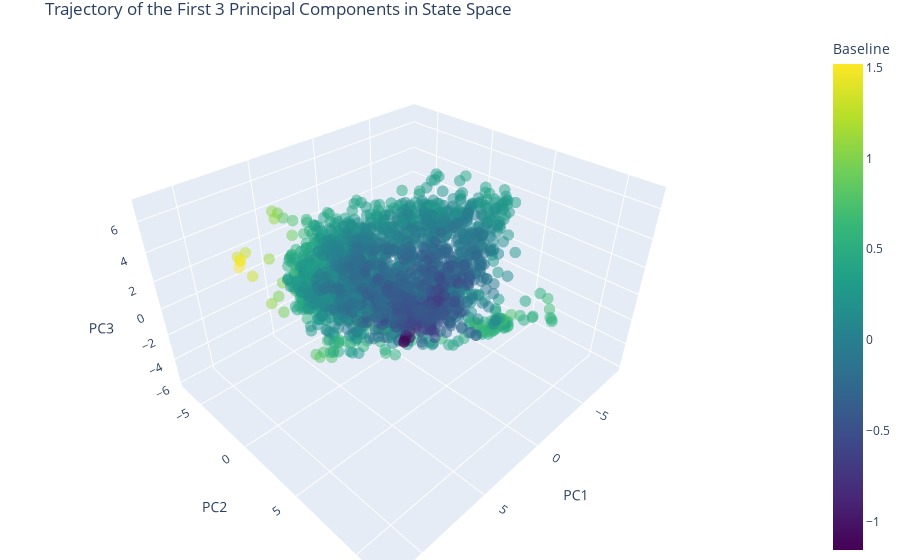

Source (notebook cell):
### Code cell
# Extract the first three PCs
pc1 = transformed_data[:, 0]
pc2 = transformed_data[:, 1]
pc3 = transformed_data[:, 2]

# Time steps for coloring
baseline = np.array(param_df.baseline)

# Create the figure
fig = go.Figure(data=[go.Scatter3d(
    x=pc1,
    y=pc2,
    z=pc3,
    mode='markers',
    marker=dict(
        size=4,
        color=baseline,  # Set color to time steps
        colorscale='Viridis',  # Choose a color scale
        colorbar=dict(title='Baseline'),
        opacity=0.5
    )
)])

'''for idx in big_drop_indices:
    fig.add_trace(go.Scatter3d(x=pc1[idx:idx+2], y=pc2[idx:idx+2], z=pc3[idx:idx+2],
                               mode='lines',
                               line=dict(color='red', width=2)))

for idx in big_increase_indices:
    fig.add_trace(go.Scatter3d(x=pc1[idx:idx+2], y=pc2[idx:idx+2], z=pc3[idx:idx+2],
                               mode='lines',
                               line=dict(color='black', width=2)))'''    
# Set the layout of the figure
fig.update_layout(
    title='Trajectory of the First 3 Principal Components in State Space',
    scene=dict(
        xaxis_title='PC1',
        yaxis_title='PC2',
        zaxis_title='PC3'
    ),
    margin=dict(l=0, r=0, b=0, t=30)
)

# Show the figure
fig.show()

### Figure 1 — Plotly figure (JSON) as saved in the notebook; plotly's stock layout.template omitted (floating-point values rounded to 4 significant figures; data arrays with more than 128 entries replaced by an {"elided": "..."} marker saying what was removed)
{"data": [{"marker": {"color": {"elided": "2497 float values"}, "colorbar": {"title": {"text": "Baseline"}}, "colorscale": [[0, "#440154"], [0.1111, "#482878"], [0.2222, "#3e4989"], [0.3333, "#31688e"], [0.4444, "#26828e"], [0.5556, "#1f9e89"], [0.6667, "#35b779"], [0.7778, "#6ece58"], [0.8889, "#b5de2b"], [1, "#fde725"]], "opacity": 0.5, "size": 4}, "mode": "markers", "type": "scatter3d", "x": {"elided": "2497 float values"}, "y": {"elided": "2497 float values"}, "z": {"elided": "2497 float values"}}], "layout": {"margin": {"b": 0, "l": 0, "r": 0, "t": 30}, "scene": {"xaxis": {"title": {"text": "PC1"}}, "yaxis": {"title": {"text": "PC2"}}, "zaxis": {"title": {"text": "PC3"}}}, "title": {"text": "Trajectory of the First 3 Principal Components in State Space"}}}
